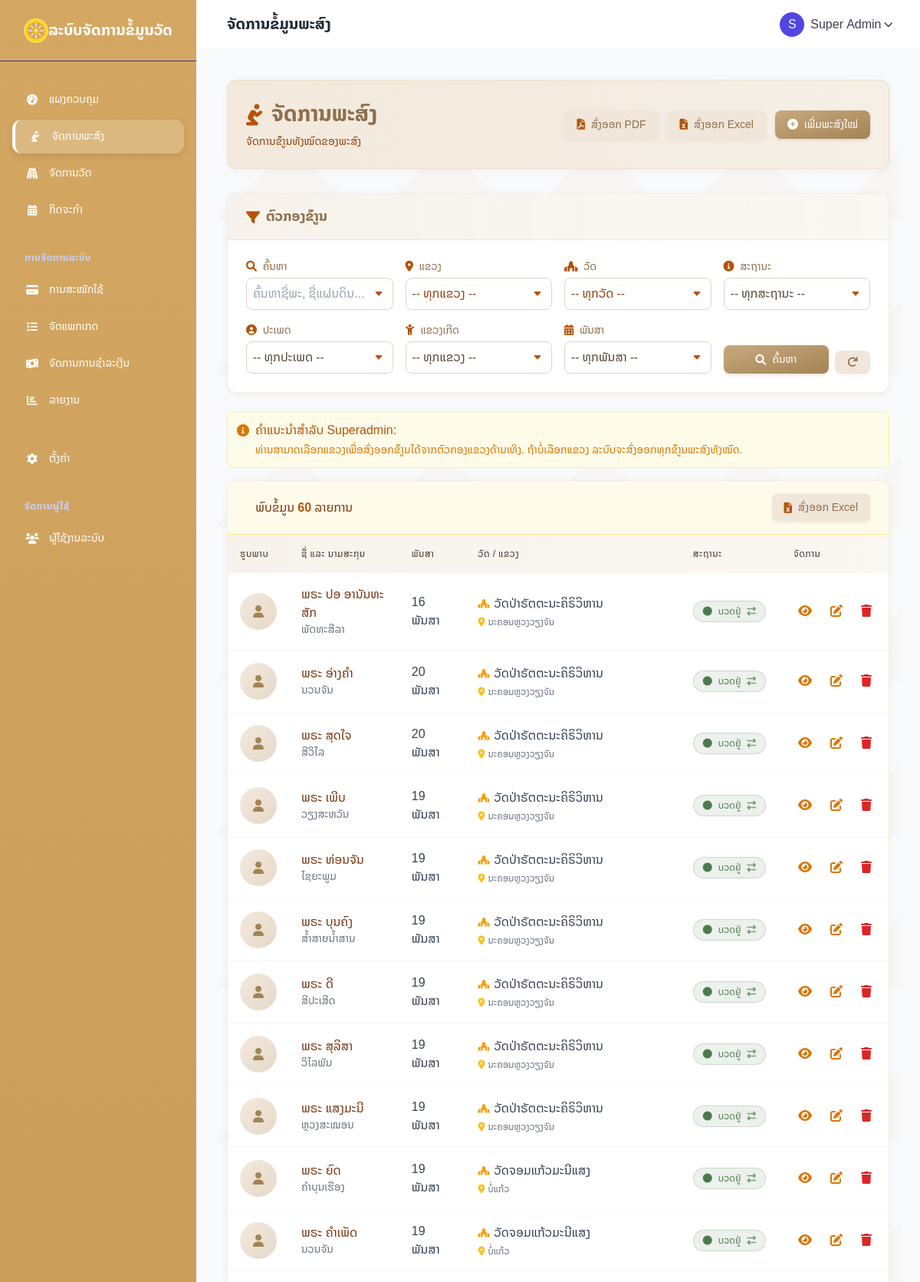
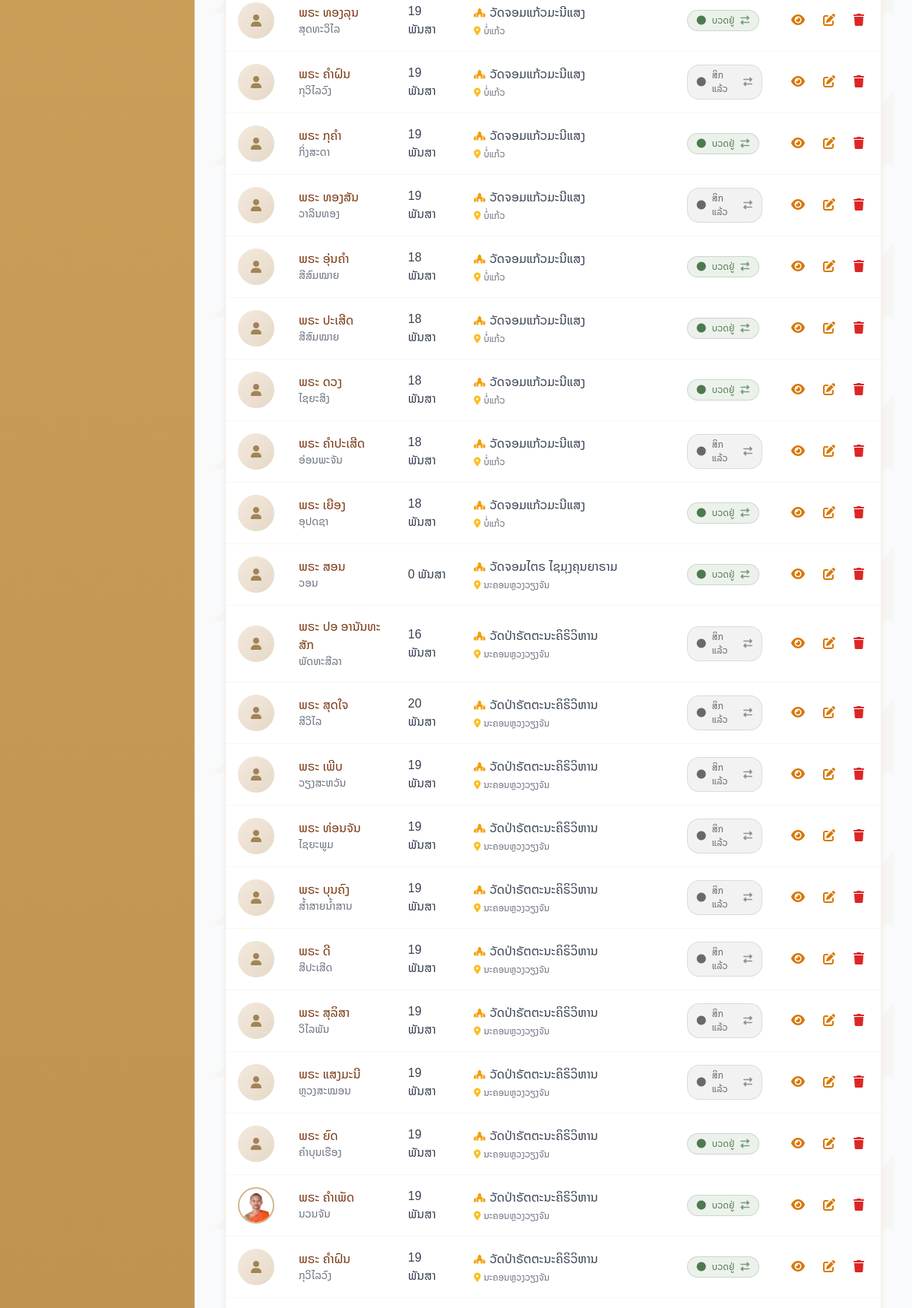
Page /monks/index.php (signed in, upper part) on the committed database (2 pictures, top to bottom).
### tables this page shows
CREATE TABLE `monks` (
  `id` int(11) NOT NULL COMMENT 'ລະຫັດ',
  `id_card` varchar(20) DEFAULT NULL COMMENT 'เลขบัตรประชาชน',
  `prefix` enum('ພຣະ','ຄຸນແມ່ຂາວ','ສ.ນ','ສັງກະລີ') DEFAULT NULL,
  `name` varchar(255) NOT NULL COMMENT 'ຊື່ພຣະສົງ',
  `lay_name` varchar(255) DEFAULT NULL COMMENT 'ຊື່ຄົນທົ່ວໄປກ່ອນບວດ',
  `pansa` int(11) NOT NULL COMMENT 'ຈໍານວນພັນສາ',
  `birth_date` date DEFAULT NULL COMMENT 'ວັນເກີດ',
  `birth_province` varchar(100) DEFAULT NULL,
  `ordination_date` date DEFAULT NULL COMMENT 'ວັນບວດ',
  `education` varchar(255) DEFAULT NULL COMMENT 'ການສຶກສາທົ່ວໄປ',
  `dharma_education` varchar(255) DEFAULT NULL COMMENT 'ການສຶກສາທາງທຳມະ',
  `contact_number` varchar(50) DEFAULT NULL COMMENT 'ເບີໂທຕິດຕໍ່',
  `temple_id` int(11) NOT NULL COMMENT 'ວັດທີ່ສັງກັດ',
  `position` varchar(255) DEFAULT NULL COMMENT 'ຕໍາແໜ່ງໃນວັດ',
  `photo` varchar(255) DEFAULT 'uploads/monks/default.png' COMMENT 'ຮູບພາບ',
  `status` enum('active','inactive') NOT NULL DEFAULT 'active' COMMENT 'ສະຖານະ (ບວດຢູ່ / ສຶກແລ້ວ)',
  `created_at` datetime NOT NULL COMMENT 'ວັນທີ່ສ້າງ',
  `updated_at` datetime NOT NULL COMMENT 'ວັນທີ່ປັບປຸງຫຼ້າສຸດ',
  `resignation_date` date DEFAULT NULL COMMENT 'ວັນທີສິກ'
);

CREATE TABLE `temples` (
  `id` int(11) NOT NULL,
  `name` varchar(255) NOT NULL,
  `address` text DEFAULT NULL,
  `phone` varchar(50) DEFAULT NULL,
  `email` varchar(255) DEFAULT NULL,
  `website` varchar(255) DEFAULT NULL,
  `founding_date` date DEFAULT NULL,
  `abbot_name` varchar(255) DEFAULT NULL,
  `description` text DEFAULT NULL,
  `photo` varchar(255) DEFAULT NULL,
  `logo` varchar(255) DEFAULT NULL,
  `latitude` decimal(10,8) DEFAULT NULL,
  `longitude` decimal(11,8) DEFAULT NULL,
  `status` enum('active','inactive') DEFAULT 'active',
  `created_at` timestamp NOT NULL DEFAULT current_timestamp(),
  `updated_at` timestamp NOT NULL DEFAULT current_timestamp() ON UPDATE current_timestamp(),
  `province_id` int(11) DEFAULT NULL,
  `district_id` int(11) DEFAULT NULL
);

CREATE TABLE `provinces` (
  `province_id` int(11) NOT NULL,
  `province_name` varchar(100) NOT NULL,
  `province_code` varchar(10) NOT NULL,
  `created_at` timestamp NOT NULL DEFAULT current_timestamp(),
  `updated_at` timestamp NOT NULL DEFAULT current_timestamp() ON UPDATE current_timestamp()
);

### config/base_url.php (called while the page is built, shortened)
<?php
$base_url = "http://localhost/temples/";
?>

### monks/index.php (the view, shortened to what this page needs)
<?php
require_once '../config/db.php';
require_once '../config/base_url.php';
require_once '../includes/header.php';
$user_role = $_SESSION['user']['role'];
$user_id = $_SESSION['user']['id'];
$user_temple_id = $_SESSION['user']['temple_id'] ?? null;
$params = [];
$query = "SELECT m.*, t.name as temple_name, t.province_id, p.province_name
          FROM monks m
          LEFT JOIN temples t ON m.temple_id = t.id
          LEFT JOIN provinces p ON t.province_id = p.province_id
          WHERE 1=1";
$query .= " ORDER BY m.created_at DESC";
$stmt = $pdo->prepare($query);
$stmt->execute($params);
$monks = $stmt->fetchAll(PDO::FETCH_ASSOC);
$provinces = [];
if ($user_role === 'superadmin') {
    $provinces = $pdo->query("SELECT province_id, province_name FROM provinces ORDER BY province_name")->fetchAll(PDO::FETCH_ASSOC);
} elseif ($user_role === 'province_admin') {
    $stmt = $pdo->prepare("SELECT p.province_id, p.province_name FROM provinces p JOIN user_province_access upa ON p.province_id = upa.province_id WHERE upa.user_id = ? ORDER BY p.province_name");
    $stmt->execute([$user_id]);
    $provinces = $stmt->fetchAll(PDO::FETCH_ASSOC);
}
$can_edit = in_array($user_role, ['superadmin', 'admin', 'province_admin']);
$can_export = in_array($user_role, ['superadmin', 'admin', 'province_admin']);
?>
 <link rel="stylesheet" href="<?= $base_url ?>assets/css/monk-style.css">
 <link rel="stylesheet" href="<?= $base_url ?>assets/css/style-monks.css">
<div class="page-container bg-temple-pattern">
  <div class="header-section flex justify-between items-center mb-8">
    <div>
      <h1 class="header-title">
        <i class="fas fa-pray text-amber-700"></i> ຈັດການພະສົງ
      </h1>
      <p class="text-sm text-amber-800 mt-1">ຈັດການຂໍໍາູນທັງໝົດຂອງພະສົງ</p>
    </div>
    <div class="flex flex-wrap gap-3">
      <?php if ($can_export): ?>
      <a href="../reports/generate_pdf_monks.php?<?= http_build_query($_GET) ?>" target="_blank"
         class="btn btn-secondary">
        <i class="fas fa-file-pdf text-amber-700"></i> ສົ່ງອອກ PDF
      </a>
      <a href="../reports/generate_excel_monks.php?<?= http_build_query($_GET) ?>"
         class="btn btn-secondary">
        <i class="fas fa-file-excel text-amber-700"></i> ສົ່ງອອກ Excel
      </a>
      <?php endif; ?>
      <?php if ($can_edit): ?>
      <a href="<?= $base_url ?>monks/add.php"
         class="btn btn-primary">
        <i class="fas fa-plus-circle"></i> ເພີ່ມພະສົງໃໝ່
      </a>
      <?php endif; ?>
    </div>
  </div>
  <div class="filter-section">
    <div class="filter-header">
      <h2 class="filter-title">
        <i class="fas fa-filter text-amber-700 mr-2"></i> ຕົວກອງຂໍໍາູນ
      </h2>
    </div>
    <div class="p-6">
      <form method="GET" class="grid grid-cols-1 md:grid-cols-2 lg:grid-cols-4 xl:grid-cols-5 gap-4 form-grid">
        <div class="xl:col-span-2">
          <label for="search" class="form-label">
            <i class="fas fa-search text-amber-700 mr-1"></i> ຄົ້ນຫາ
          </label>
          <input type="text" name="search" id="search"
                 value="<?= htmlspecialchars($_GET['search'] ?? '') ?>"
                 class="form-select" placeholder="ຄົ້ນຫາຊື່ພະ, ຊື່ແຜ່ນດິນ...">
        </div>
        <?php if ($user_role === 'superadmin' || $user_role === 'province_admin'): ?>
        <div>
          <label for="province_id" class="form-label">
            <i class="fas fa-map-marker-alt text-amber-700 mr-1"></i> ແຂວງ
          </label>
            <select name="province_id" id="province_id" class="form-select province-select" onchange="loadDistricts(this.value)">
            <option value="">-- ທຸກແຂວງ --</option>
          </select>
        </div>
        <?php endif; ?>
        <?php if ($user_role === 'superadmin' || $user_role === 'province_admin'): ?>
        <div>
          <label for="temple_id" class="form-label">
            <i class="fas fa-place-of-worship text-amber-700 mr-1"></i> ວັດ
          </label>
          <select name="temple_id" id="temple_id" class="form-select temple-select">
            <option value="">-- ທຸກວັດ --</option>
          </select>
        </div>
        <?php endif; ?>
        <div>
          <label for="status" class="form-label">
            <i class="fas fa-info-circle text-amber-700 mr-1"></i> ສະຖານະ
          </label>
          <select name="status" id="status" class="form-select">
            <option value="">-- ທຸກສະຖານະ --</option>
          </select>
        </div>
        <div>
          <label for="prefix" class="form-label">
            <i class="fas fa-user-circle text-amber-700 mr-1"></i> ປະເພດ
          </label>
          <select name="prefix" id="prefix" class="form-select">
            <option value="">-- ທຸກປະເພດ --</option>
          </select>
        </div>
        <div>
          <label for="birth_province" class="form-label">
            <i class="fas fa-child text-amber-700 mr-1"></i> ແຂວງເກີດ
          </label>
          <select name="birth_province" id="birth_province" class="form-select">
            <option value="">-- ທຸກແຂວງ --</option>
          </select>
        </div>
        <div>
          <label for="pansa" class="form-label">
            <i class="fas fa-calendar-alt text-amber-700 mr-1"></i> ພັນສາ
          </label>
          <select name="pansa" id="pansa" class="form-select">
            <option value="">-- ທຸກພັນສາ --</option>
          </select>
        </div>
        <div class="flex items-end gap-2 lg:col-span-1 xl:col-span-2">
          <button type="submit" class="btn btn-primary flex-1">
            <i class="fas fa-search"></i> ຄົ້ນຫາ
          </button>
          <a href="<?= $base_url ?>monks/" class="btn btn-secondary">
            <i class="fas fa-redo"></i>
          </a>
        </div>
      </form>
    </div>
  </div>
  <?php if ($user_role === 'superadmin'): ?>
  <div class="filter-info bg-yellow-50 p-3 rounded-lg border border-yellow-200 mb-4 mt-2">
    <div class="flex items-center text-amber-700">
      <i class="fas fa-info-circle mr-2 text-amber-600"></i>
      <span class="font-medium">ຄຳແນະນຳສຳລັບ Superadmin:</span>
    </div>
    <p class="text-amber-600 text-sm mt-1 ml-6">
      ທ່ານສາມາດເລືອກແຂວງເພື່ອສົ່ງອອກຂໍໍາູນໄດ້ຈາກຕົວກອງແຂວງດ້ານເທິງ. ຖ້າບໍ່ເລືອກແຂວງ ລະບົບຈະສົ່ງອອກທຸກຂໍໍາູນພະສົງທັງໝົດ.
    </p>
  </div>
  <?php endif; ?>
  <div class="data-table">
    <div class="px-4 sm:px-6 py-4 bg-amber-50 border-b border-amber-200">
      <div class="flex flex-wrap justify-between items-center gap-2">
        <div class="text-amber-900">
          <i class="fas fa-users-class mr-2"></i> ພົບຂໍ້ມູນ <span class="font-semibold text-amber-700"><?= count($monks) ?></span> ລາຍການ
        </div>
      <a href="../reports/generate_excel_monks.php?<?= http_build_query($_GET) ?>"
         class="btn btn-secondary">
        <i class="fas fa-file-excel text-amber-700"></i> ສົ່ງອອກ Excel
      </a>
      </div>
    </div>
    <?php if (count($monks) > 0): ?>
    <div class="hidden md:block overflow-x-auto">
      <table class="w-full">
        <thead class="table-header">
          <tr>
            <th class="px-6 py-3.5 text-left">ຮູບພາບ</th>
            <th class="px-6 py-3.5 text-left">ຊື່ ແລະ ນາມສະກຸນ</th>
            <th class="px-6 py-3.5 text-left">ພັນສາ</th>
            <th class="px-6 py-3.5 text-left">ວັດ / ແຂວງ</th>
            <th class="px-6 py-3.5 text-left">ສະຖານະ</th>
            <th class="px-6 py-3.5 text-left">ຈັດການ</th>
          </tr>
        </thead>
        <tbody>
          <?php foreach($monks as $monk): ?>
          <tr class="table-row">
            <td class="table-cell">
              <?php if (!empty($monk['photo']) && $monk['photo'] !== 'uploads/monks/default.png'): ?>
                <img src="<?= $base_url . $monk['photo'] ?>" alt="<?= htmlspecialchars($monk['name']) ?>"
                     class="monk-image">
              <?php else: ?>
                <div class="monk-placeholder">
                  <i class="fas fa-user"></i>
                </div>
              <?php endif; ?>
            </td>
            <td class="table-cell">
              <div class="font-medium text-amber-900">
                <a href="<?= $base_url ?>monks/view.php?id=<?= $monk['id'] ?>" class="hover:text-amber-700 transition-colors">
                  <?= htmlspecialchars($monk['prefix'] ?? '') ?> <?= htmlspecialchars($monk['name']) ?>
                </a>
              </div>
              <?php if (!empty($monk['lay_name'])): ?>
              <div class="text-sm text-gray-500"><?= htmlspecialchars($monk['lay_name']) ?></div>
              <?php endif; ?>
            </td>
            <td class="table-cell">
              <div class="text-gray-700"> <?php
                  if (!empty($monk['ordination_date'])) {
                  $ordination = new DateTime($monk['ordination_date']);
                  $now = new DateTime();
                  $years = $ordination->diff($now)->y;
                  echo $years . ' ພັນສາ';
                  } else {
                  echo htmlspecialchars($monk['pansa']) . ' ພັນສາ';
                  }
                  ?> <span class="text-xs"></span></div>
            </td>
            <td class="table-cell">
              <div class="text-gray-700 flex items-center mb-1">
                <i class="fas fa-place-of-worship text-amber-500 mr-1.5 text-xs"></i>
                <?= htmlspecialchars($monk['temple_name'] ?? '-') ?>
              </div>
              <?php if (!empty($monk['province_name'])): ?>
              <div class="text-xs text-gray-500 flex items-center">
                <i class="fas fa-map-marker-alt text-amber-400 mr-1"></i>
                <?= htmlspecialchars($monk['province_name']) ?>
              </div>
              <?php endif; ?>
            </td>
            <td class="table-cell">
              <?php
              $can_edit_monk = ($user_role === 'superadmin') ||
                              ($user_role === 'admin' && $user_temple_id == $monk['temple_id']) ||
                              ($user_role === 'province_admin' && !empty($monk['province_id']) && in_array($monk['province_id'], array_column($provinces, 'province_id')));
              ?>
              <?php if ($can_edit_monk): ?>
                <button type="button" class="toggle-status-btn w-full text-left" data-monk-id="<?= $monk['id'] ?>" data-current-status="<?= $monk['status'] ?>">
                  <?php if($monk['status'] === 'active'): ?>
                    <span class="status-active">
                      <i class="fas fa-circle text-xs mr-1"></i> ບວດຢູ່
                      <i class="fas fa-exchange-alt ml-1 text-xs opacity-70"></i>
                    </span>
                  <?php else: ?>
                    <span class="status-inactive">
                      <i class="fas fa-circle text-xs mr-1"></i> ສິກແລ້ວ
                      <i class="fas fa-exchange-alt ml-1 text-xs opacity-70"></i>
                    </span>
                  <?php endif; ?>
                </button>
              <?php endif; ?>
            </td>
            <td class="table-cell">
              <div class="flex items-center space-x-3">
                <a href="<?= $base_url ?>monks/view.php?id=<?= $monk['id'] ?>"
                   class="text-amber-600 hover:text-amber-800 hover:bg-amber-50 p-1.5 rounded-full transition">
                  <i class="fas fa-eye"></i>
                </a>
                <?php if ($can_edit_monk): ?>
                <a href="<?= $base_url ?>monks/edit.php?id=<?= $monk['id'] ?>"
                   class="text-amber-600 hover:text-amber-800 hover:bg-amber-50 p-1.5 rounded-full transition">
                  <i class="fas fa-edit"></i>
                </a>
                <a href="javascript:void(0)"
                   class="text-red-600 hover:text-red-800 hover:bg-red-50 p-1.5 rounded-full transition delete-monk"
                   data-id="<?= $monk['id'] ?>" data-name="<?= htmlspecialchars($monk['name']) ?>">
                  <i class="fas fa-trash"></i>
                </a>
                <?php endif; ?>
              </div>
            </td>
          </tr>
          <?php endforeach; ?>
        </tbody>
      </table>
    </div>
    <?php endif; ?>
  </div>
</div>
<?php
require_once '../includes/footer.php';

### assets/css/head.css (style rules this page uses)
body { font-family: 'Noto Sans Lao', sans-serif; background-color: #F9FAFB; }
.page-container { background-image: url('../images/thai-pattern.svg'); background-repeat: repeat; background-size: 200px; background-opacity: 0.05; }
:root { --color-primary: #D4A762; --color-primary-dark: #B08542; --color-secondary: #9B7C59; --color-accent: #E9CDA8; --color-light: #F9F5F0; --color-lightest: #FFFCF7; --color-dark: #4E3E2E; --color-muted: #8E7D6A; --color-success: #7A9B78; --color-danger: #C57B70; }
body { color: var(--color-dark); background-color: var(--color-lightest); }
.header-section { background: linear-gradient(135deg, #F0E5D3, #FFFBF5); }
.data-table { border: none; box-shadow: 0 2px 20px rgba(138, 103, 57, 0.05); border-radius: 1rem; overflow: hidden; }
.table-header { background: linear-gradient(90deg, rgba(212, 167, 98, 0.1), rgba(212, 167, 98, 0.05)); }
.table-row { border-bottom: 1px solid rgba(212, 167, 98, 0.1); }
.form-input, .form-select { border: 2px solid rgba(212, 167, 98, 0.2); padding: 0.75rem 1rem; border-radius: 0.75rem; transition: all 0.2s; }
.btn-primary { background: linear-gradient(135deg, var(--color-primary), var(--color-primary-dark)); border-radius: 0.75rem; box-shadow: 0 4px 12px rgba(212, 167, 98, 0.3); padding: 0.75rem 1.5rem; font-weight: 600; }
.status-active { background-color: rgba(122, 155, 120, 0.15); color: #5C856A; border: 1px solid rgba(122, 155, 120, 0.3); }
.header-section { background-image: url('../images/temple-pattern-light.svg'); background-position: right bottom; background-repeat: no-repeat; background-size: contain; }
.header-section { animation: fadeInUp 0.5s ease-out forwards; }
.filter-section { animation: fadeInUp 0.5s 0.1s ease-out forwards; opacity: 0; }
.data-table { animation: fadeInUp 0.5s 0.2s ease-out forwards; opacity: 0; }
.btn { overflow: hidden; position: relative; }
.btn::after { content: ''; position: absolute; top: 50%; left: 50%; width: 100%; height: 0; padding-bottom: 100%; background: rgba(255, 255, 255, 0.3); border-radius: 50%; transform: translate(-50%, -50%) scale(0); opacity: 0; transition: transform 0.4s, opacity 0.3s; }

### rows in the picture
monks: prefix "ພຣະ", name "ປອ ອານັນທະສັກ", lay_name "ພັດທະສີລາ", temple.name "ວັດປ່າຣັຕຕະນະຄິຣິວິຫານ", provinces.province_name "ນະຄອນຫຼວງວຽງຈັນ", status "active" (drawn)
monks: prefix "ພຣະ", name "ອ່າງຄຳ", lay_name "ນວນຈັນ", temple.name "ວັດປ່າຣັຕຕະນະຄິຣິວິຫານ", provinces.province_name "ນະຄອນຫຼວງວຽງຈັນ", status "active" (drawn)
monks: prefix "ພຣະ", name "ສຸດໃຈ", lay_name "ສີວິໄລ", temple.name "ວັດປ່າຣັຕຕະນະຄິຣິວິຫານ", provinces.province_name "ນະຄອນຫຼວງວຽງຈັນ", status "active" (drawn)
monks: prefix "ພຣະ", name "ເພີບ", lay_name "ວຽງສະຫວັນ", temple.name "ວັດປ່າຣັຕຕະນະຄິຣິວິຫານ", provinces.province_name "ນະຄອນຫຼວງວຽງຈັນ", status "active" (drawn)
monks: prefix "ພຣະ", name "ທ່ອນຈັນ", lay_name "ໄຊຍະພູມ", temple.name "ວັດປ່າຣັຕຕະນະຄິຣິວິຫານ", provinces.province_name "ນະຄອນຫຼວງວຽງຈັນ", status "active" (drawn)
monks: prefix "ພຣະ", name "ບຸນຄົງ", lay_name "ສໍ້າສາຍນໍ້າສານ", temple.name "ວັດປ່າຣັຕຕະນະຄິຣິວິຫານ", provinces.province_name "ນະຄອນຫຼວງວຽງຈັນ", status "active" (drawn)
monks: prefix "ພຣະ", name "ດີ", lay_name "ສີປະເສີດ", temple.name "ວັດປ່າຣັຕຕະນະຄິຣິວິຫານ", provinces.province_name "ນະຄອນຫຼວງວຽງຈັນ", status "active" (drawn)
monks: prefix "ພຣະ", name "ສຸລິສາ", lay_name "ວິໄລພັນ", temple.name "ວັດປ່າຣັຕຕະນະຄິຣິວິຫານ", provinces.province_name "ນະຄອນຫຼວງວຽງຈັນ", status "active" (drawn)
monks: prefix "ພຣະ", name "ແສງມະນີ", lay_name "ຫຼວງສະໝອນ", temple.name "ວັດປ່າຣັຕຕະນະຄິຣິວິຫານ", provinces.province_name "ນະຄອນຫຼວງວຽງຈັນ", status "active" (drawn)
monks: prefix "ພຣະ", name "ຍົດ", lay_name "ຄໍາບຸນເຮືອງ", temple.name "ວັດຈອມແກ້ວມະນີແສງ", provinces.province_name "ບໍ່ແກ້ວ", status "active" (drawn)
monks: prefix "ພຣະ", name "ຄໍາເພັດ", lay_name "ນວນຈັນ", temple.name "ວັດຈອມແກ້ວມະນີແສງ", provinces.province_name "ບໍ່ແກ້ວ", status "active" (drawn)
monks: prefix "ພຣະ", name "ທອງລຸນ", lay_name "ສຸດທະວິໄລ", temple.name "ວັດຈອມແກ້ວມະນີແສງ", provinces.province_name "ບໍ່ແກ້ວ", status "active" (drawn)
monks: prefix "ພຣະ", name "ຄໍາຝົນ", lay_name "ກຸວິໄລວົງ", temple.name "ວັດຈອມແກ້ວມະນີແສງ", provinces.province_name "ບໍ່ແກ້ວ", status "inactive" (drawn)
monks: prefix "ພຣະ", name "ກຸຄໍາ", lay_name "ກິ່ງສະດາ", temple.name "ວັດຈອມແກ້ວມະນີແສງ", provinces.province_name "ບໍ່ແກ້ວ", status "active" (drawn)
monks: prefix "ພຣະ", name "ທອງສັນ", lay_name "ວາລິນທອງ", temple.name "ວັດຈອມແກ້ວມະນີແສງ", provinces.province_name "ບໍ່ແກ້ວ", status "inactive" (drawn)
monks: prefix "ພຣະ", name "ອຸ່ນຄໍາ", lay_name "ສີສົມໝາຍ", temple.name "ວັດຈອມແກ້ວມະນີແສງ", provinces.province_name "ບໍ່ແກ້ວ", status "active" (drawn)
monks: prefix "ພຣະ", name "ປະເສີດ", lay_name "ສີສົມໝາຍ", temple.name "ວັດຈອມແກ້ວມະນີແສງ", provinces.province_name "ບໍ່ແກ້ວ", status "active" (drawn)
monks: prefix "ພຣະ", name "ດວງ", lay_name "ໄຊຍະສິງ", temple.name "ວັດຈອມແກ້ວມະນີແສງ", provinces.province_name "ບໍ່ແກ້ວ", status "active" (drawn)
monks: prefix "ພຣະ", name "ຄໍາປະເສີດ", lay_name "ອ່ອນພະຈັນ", temple.name "ວັດຈອມແກ້ວມະນີແສງ", provinces.province_name "ບໍ່ແກ້ວ", status "inactive" (drawn)
monks: prefix "ພຣະ", name "ເຍືອງ", lay_name "ອຸປດຊາ", temple.name "ວັດຈອມແກ້ວມະນີແສງ", provinces.province_name "ບໍ່ແກ້ວ", status "active" (drawn)
monks: prefix "ພຣະ", name "ສອນ", lay_name "ວອນ", temple.name "ວັດຈອມໄຕຣ ໄຊມຸງຄຸນຍາຣາມ", provinces.province_name "ນະຄອນຫຼວງວຽງຈັນ", status "active" (drawn)
monks: prefix "ພຣະ", name "ປອ ອານັນທະສັກ", lay_name "ພັດທະສີລາ", temple.name "ວັດປ່າຣັຕຕະນະຄິຣິວິຫານ", provinces.province_name "ນະຄອນຫຼວງວຽງຈັນ", status "inactive" (drawn)
monks: prefix "ພຣະ", name "ສຸດໃຈ", lay_name "ສີວິໄລ", temple.name "ວັດປ່າຣັຕຕະນະຄິຣິວິຫານ", provinces.province_name "ນະຄອນຫຼວງວຽງຈັນ", status "inactive" (drawn)
monks: prefix "ພຣະ", name "ເພີບ", lay_name "ວຽງສະຫວັນ", temple.name "ວັດປ່າຣັຕຕະນະຄິຣິວິຫານ", provinces.province_name "ນະຄອນຫຼວງວຽງຈັນ", status "inactive" (drawn)
monks: prefix "ພຣະ", name "ທ່ອນຈັນ", lay_name "ໄຊຍະພູມ", temple.name "ວັດປ່າຣັຕຕະນະຄິຣິວິຫານ", provinces.province_name "ນະຄອນຫຼວງວຽງຈັນ", status "inactive" (drawn)
monks: prefix "ພຣະ", name "ບຸນຄົງ", lay_name "ສໍ້າສາຍນໍ້າສານ", temple.name "ວັດປ່າຣັຕຕະນະຄິຣິວິຫານ", provinces.province_name "ນະຄອນຫຼວງວຽງຈັນ", status "inactive" (drawn)
monks: prefix "ພຣະ", name "ດີ", lay_name "ສີປະເສີດ", temple.name "ວັດປ່າຣັຕຕະນະຄິຣິວິຫານ", provinces.province_name "ນະຄອນຫຼວງວຽງຈັນ", status "inactive" (drawn)
monks: prefix "ພຣະ", name "ສຸລິສາ", lay_name "ວິໄລພັນ", temple.name "ວັດປ່າຣັຕຕະນະຄິຣິວິຫານ", provinces.province_name "ນະຄອນຫຼວງວຽງຈັນ", status "inactive" (drawn)
monks: prefix "ພຣະ", name "ແສງມະນີ", lay_name "ຫຼວງສະໝອນ", temple.name "ວັດປ່າຣັຕຕະນະຄິຣິວິຫານ", provinces.province_name "ນະຄອນຫຼວງວຽງຈັນ", status "inactive" (drawn)
monks: prefix "ພຣະ", name "ຍົດ", lay_name "ຄໍາບຸນເຮືອງ", temple.name "ວັດປ່າຣັຕຕະນະຄິຣິວິຫານ", provinces.province_name "ນະຄອນຫຼວງວຽງຈັນ", status "active" (drawn)
monks: photo (picture), prefix "ພຣະ", name "ຄໍາເພັດ", lay_name "ນວນຈັນ", temple.name "ວັດປ່າຣັຕຕະນະຄິຣິວິຫານ", provinces.province_name "ນະຄອນຫຼວງວຽງຈັນ", status "active" (drawn)
monks: prefix "ພຣະ", name "ຄໍາຝົນ", lay_name "ກຸວິໄລວົງ", temple.name "ວັດປ່າຣັຕຕະນະຄິຣິວິຫານ", provinces.province_name "ນະຄອນຫຼວງວຽງຈັນ", status "active" (drawn)

### other values in the picture
$page_title "ຈັດການຂໍ້ມູນພະສົງ"
substr($_SESSION['user']['name'], 0, 1) "S"
$_SESSION['user']['name'] "Super Admin"
count($monks) "60"
